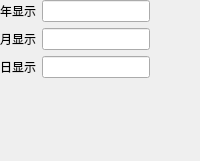
          <widget class="QWidget" name="disDatepage">
           <layout class="QGridLayout" name="gridLayout_17">
            <property name="leftMargin">
             <number>0</number>
            </property>
            <property name="topMargin">
             <number>0</number>
            </property>
            <property name="rightMargin">
             <number>0</number>
            </property>
            <property name="bottomMargin">
             <number>0</number>
            </property>
            <item row="0" column="0">
             <layout class="QHBoxLayout" name="horizontalLayout_36">
              <item>
               <widget class="QLabel" name="label_57">
                <property name="enabled">
                 <bool>true</bool>
                </property>
                <property name="text">
                 <string>年显示</string>
                </property>
               </widget>
              </item>
              <item>
               <widget class="QLineEdit" name="disDateYear"/>
              </item>
              <item>
               <spacer name="horizontalSpacer_26">
                <property name="orientation">
                 <enum>Qt::Horizontal</enum>
                </property>
                <property name="sizeHint" stdset="0">
                 <size>
                  <width>40</width>
                  <height>20</height>
                 </size>
                </property>
               </spacer>
              </item>
             </layout>
            </item>
            <item row="1" column="0">
             <layout class="QHBoxLayout" name="horizontalLayout_37">
              <item>
               <widget class="QLabel" name="label_58">
                <property name="enabled">
                 <bool>true</bool>
                </property>
                <property name="text">
                 <string>月显示</string>
                </property>
               </widget>
              </item>
              <item>
               <widget class="QLineEdit" name="disDateMon"/>
              </item>
              <item>
               <spacer name="horizontalSpacer_27">
                <property name="orientation">
                 <enum>Qt::Horizontal</enum>
                </property>
                <property name="sizeHint" stdset="0">
                 <size>
                  <width>40</width>
                  <height>20</height>
                 </size>
                </property>
               </spacer>
              </item>
             </layout>
            </item>
            <item row="2" column="0">
             <layout class="QHBoxLayout" name="horizontalLayout_38">
              <item>
               <widget class="QLabel" name="label_59">
                <property name="enabled">
                 <bool>true</bool>
                </property>
                <property name="text">
                 <string>日显示</string>
                </property>
               </widget>
              </item>
              <item>
               <widget class="QLineEdit" name="disDateDay"/>
              </item>
              <item>
               <spacer name="horizontalSpacer_28">
                <property name="orientation">
                 <enum>Qt::Horizontal</enum>
                </property>
                <property name="sizeHint" stdset="0">
                 <size>
                  <width>40</width>
                  <height>20</height>
                 </size>
                </property>
               </spacer>
              </item>
             </layout>
            </item>
            <item row="3" column="0">
             <spacer name="verticalSpacer_10">
              <property name="orientation">
               <enum>Qt::Vertical</enum>
              </property>
              <property name="sizeHint" stdset="0">
               <size>
                <width>20</width>
                <height>83</height>
               </size>
              </property>
             </spacer>
            </item>
           </layout>
          </widget>
